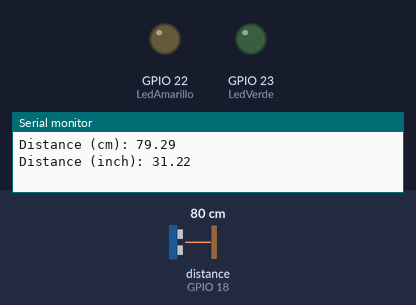
Simulated run of this sketch. Board: ESP32. On the bench: output pins drawn as LEDs (lit = HIGH), the last lines printed to the serial monitor. Wiring (inferred from the names in the program): ultrasonic range finder: trigger GPIO 5; echo GPIO 18. The inputs (shaded band) are chosen by the test bench; at power-on: distance to the obstacle (sensor on GPIO 18) 80 cm. The echo pulse lasts 58.3 µs per cm; pins used as bus, display or sensor lines are not drawn.

Above: at 0.1 s.
At 1.1 s:
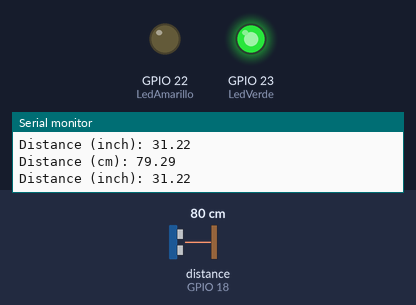
Timing chart, 0 to 2.6 s (numbered marks = the images above):
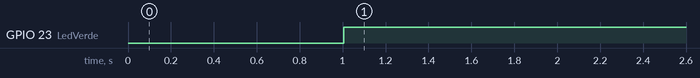

Measured:
- by itself, GPIO 23 (LedVerde): LOW → HIGH at 1.0 s

The sketch:

sketch_nov01a_Sensor_Ultrasonico.ino
```cpp
// (licence header left out)
const int trigPin = 5;
const int echoPin = 18;
const int LedVerde = 23;
const int LedAmarillo = 22;

//define sound speed in cm/uS
#define SOUND_SPEED 0.034
#define CM_TO_INCH 0.393701

long duration;
float distanceCm;
float distanceInch;

void setup() {
  Serial.begin(115200); // Starts the serial communication
  pinMode(trigPin, OUTPUT); // Sets the trigPin as an Output
  pinMode(echoPin, INPUT); // Sets the echoPin as an Input
  pinMode(LedVerde,OUTPUT);//Start the LED
  pinMode(LedAmarillo, OUTPUT);//Start the LED
}

void loop() {
  // Clears the trigPin
  digitalWrite(trigPin, LOW);
  delayMicroseconds(2);
  // Sets the trigPin on HIGH state for 10 micro seconds
  digitalWrite(trigPin, HIGH);
  delayMicroseconds(10);
  digitalWrite(trigPin, LOW);

  // Reads the echoPin, returns the sound wave travel time in microseconds
  duration = pulseIn(echoPin, HIGH);

  // Calculate the distance
  distanceCm = duration * SOUND_SPEED/2;

  // Convert to inches
  distanceInch = distanceCm * CM_TO_INCH;

  // Prints the distance in the Serial Monitor
  Serial.print("Distance (cm): ");
  Serial.println(distanceCm);
  Serial.print("Distance (inch): ");
  Serial.println(distanceInch);

  delay(1000);
  if(distanceCm >=0 && distanceCm <= 512){
    digitalWrite(LedVerde, HIGH);
    digitalWrite(LedAmarillo, LOW);
  }
  if(distanceCm >512 && distanceCm <=1024){
    digitalWrite(LedAmarillo, HIGH);
    digitalWrite(LedVerde, HIGH);
  }
}
```
